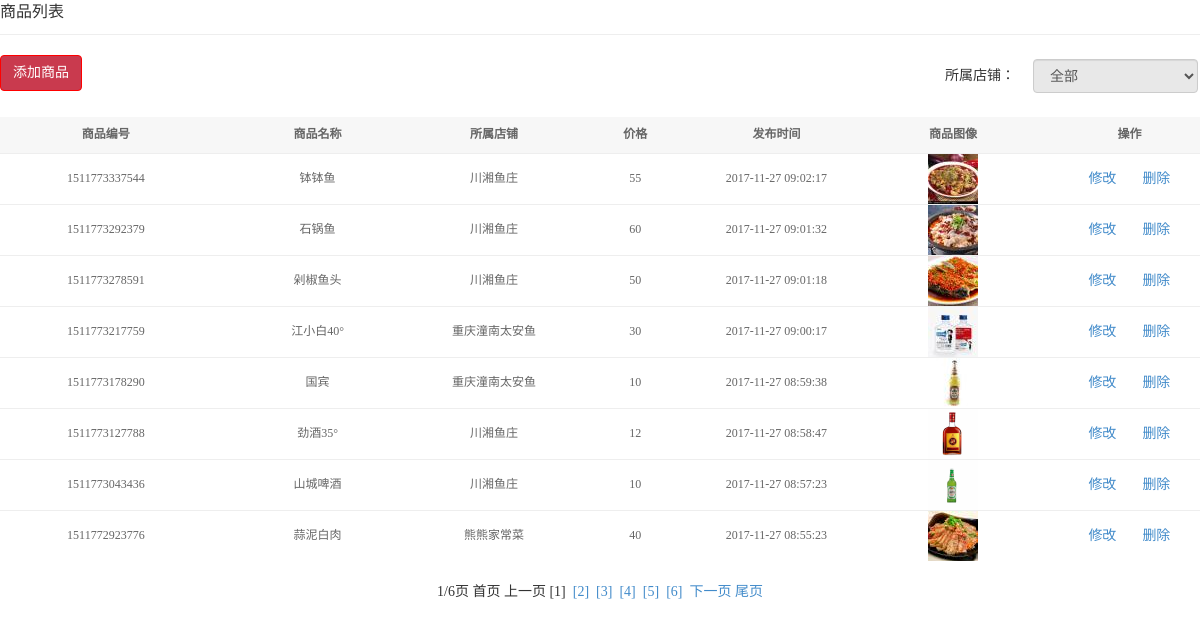
Page /admin/listPro.php (signed in) on the committed database.
### tables this page shows
CREATE TABLE `sbd_pro`  (
  `id` int(9) NOT NULL AUTO_INCREMENT,
  `pSn` varchar(13) NULL DEFAULT NULL,
  `pName` varchar(40) NULL DEFAULT NULL,
  `adminName` varchar(30) NULL DEFAULT NULL,
  `shopId` varchar(9) NULL DEFAULT NULL,
  `price` varchar(8) NULL DEFAULT NULL,
  `icon` varchar(50) NULL DEFAULT NULL,
  `pubTime` varchar(13) NULL DEFAULT NULL,
  PRIMARY KEY (`id`) USING BTREE,
  INDEX `username`(`adminName`) USING BTREE
);

CREATE TABLE `sbd_shop`  (
  `id` int(11) NOT NULL AUTO_INCREMENT,
  `adminName` varchar(20) NULL DEFAULT NULL,
  `shopId` int(9) NOT NULL,
  `shopName` varchar(20) NULL DEFAULT NULL,
  `shopTip` varchar(100) NULL DEFAULT NULL,
  `shopState` int(1) NULL DEFAULT NULL,
  `shopIcon` varchar(30) NULL DEFAULT NULL,
  `shopBlock` varchar(50) NULL DEFAULT NULL,
  `shopFloor` varchar(200) NULL DEFAULT NULL,
  PRIMARY KEY (`id`) USING BTREE
);

### lib/mysql.func.php (called while the page is built, shortened)
<?php
function connect(){
  $dsn = 'mysql:host='.DB_HOST.';dbname='.DB_DBNAME.';charset='.DB_CHARSET;
  try{
    $pdo = new PDO($dsn, DB_USER, DB_PWD);
    $pdo->query("SET NAMES utf8");
  }catch(PDOException $e){
    exit('PDO连接数据库失败：'.$e->getMessage());
  }
  return $pdo;
}
function fetchAll($sql){
	$pdo = connect();
	$stmt = $pdo->query($sql);
  $data = $stmt->fetchAll(PDO::FETCH_ASSOC);
	return $data;
}
function getResultNum($sql){
	$pdo=connect();
	$num=0;
	$stmt = $pdo->query($sql)->fetchAll(PDO::FETCH_ASSOC);
	if($stmt){
		$num=count($stmt);
	}
	return $num;
}

### admin/listPro.php (the view, shortened to what this page needs)
<?php
$adminName=$_SESSION['adminName'];
$shopId=$_GET['shopId']?$_GET['shopId']:null;
$orderBy="order by sbd_pro.pubTime desc ";
$keywords=$_REQUEST['keywords']?$_REQUEST['keywords']:null;
$where=$shopId?"where sbd_pro.shopId='{$shopId}' and sbd_pro.adminName='{$adminName}' ":"where sbd_pro.adminName='{$adminName}' ";
$sql="select * from sbd_pro {$where} ";
$totalRows=getResultNum($sql);
$pageSize=8;
$totalPage=ceil($totalRows/$pageSize);
$page=$_REQUEST['page']?(int)$_REQUEST['page']:1;
$offset=($page-1)*$pageSize;
$sql="select sbd_pro.*,sbd_shop.shopName from sbd_pro join sbd_shop on sbd_pro.shopId=sbd_shop.shopId {$where} {$orderBy} limit {$offset},{$pageSize}";
$rows=fetchAll($sql);
?>
<!doctype html>
<html>
<head>
<link rel="stylesheet" href="styles/reset.css">
<link rel="stylesheet" href="styles/bootstrap-admin.css">
<link rel="stylesheet" href="styles/backstage.css">
</head>
<body>
<span class="main-title">商品列表</span>
<div class="details">
  <div class="details_operation clearfix">
      <div class="bui_select">
          <input class="btn btn-primary" type="button" value="添加商品" class="add" onclick="addPro()">
      </div>
      <div class="fr">
          <div class="text">
              <span>所属店铺：</span>
              <div class="bui_select">
                  <select id="" class="select form-control" onchange="change(this.value)">
                  <option value="" selected='selected'>全部</option>
                  </select>
              </div>
          </div>
      </div>
  </div>
  <table  class="table  table-hover">
      <thead>
          <tr>
              <th width="15%">商品编号</th>
              <th width="15%">商品名称</th>
              <th width="10%">所属店铺</th>
              <th width="10%">价格</th>
              <th width="10%">发布时间</th>
              <th width="15%">商品图像</th>
              <th width="10%">操作</th>
          </tr>
      </thead>
      <tbody>
      <?php foreach($rows as $row):?>
          <tr align="center">
              <td><?php echo $row['pSn'];?></td>
              <td><?php echo $row['pName']; ?></td>
              <td><?php echo $row['shopName'];?></td>
              <td><?php echo $row['price'];?></td>
              <td><?php echo date("Y-m-d H:i:s",$row['pubTime']);?></td>
              <td><img src="<?php echo IMG_50.$row['icon'].'?v='.time();?>"/></td>
              <td>
              				<a class="btn btn-link" onclick="editPro(<?php echo $row['id'];?>,<?php echo $row['pSn'];?>)">修改</a><a class="btn btn-link"  onclick="delPro(<?php echo $row['id'];?>)">删除</a>
              </td>
          </tr>
         <?php  endforeach;?>
      </tbody>
  </table>
  <?php
      if($totalRows>$pageSize){
      echo showPage($page, $totalPage,"keywords={$keywords}&order={$order}&shopId={$shopId}");
      }
  ?>
                </div>
</body>
</html>

### lib/page.func.php
<?php
function showPage($page,$totalPage,$where=null,$sep="&nbsp;"){
	$where=($where==null)?null:"&".$where;
	$url = $_SERVER ['PHP_SELF'];
	$index = ($page == 1) ? "首页" : "<a class='page-first' href='{$url}?page=1{$where}'>首页</a>";
	$last = ($page == $totalPage) ? "尾页" : "<a class='page-end' href='{$url}?page={$totalPage}{$where}'>尾页</a>";
	$prevPage=($page>=1)?$page-1:1;
	$nextPage=($Page>=$totalPage)?$totalPage:$page+1;
	$prev = ($page == 1) ? "上一页" : "<a class='page-pre' href='{$url}?page={$prevPage}{$where}'>上一页</a>";
	$next = ($page == $totalPage) ? "下一页" : "<a class='page-next' href='{$url}?page={$nextPage}{$where}'>下一页</a>";
	$str = "{$page}/{$totalPage}页";
	for($i = 1; $i <= $totalPage; $i ++) {
		if ($page == $i) {
			$p .= "[{$i}] &nbsp;";
		} else {
			$p .= "<a class='page-num' href='{$url}?page={$i}{$where}'>[{$i}]</a> &nbsp;";
		}
	}
 	$pageStr='<center>'.$str.$sep . $index .$sep. $prev.$sep . $p . $next.$sep . $last.'</center>';
 	return $pageStr;
}

### admin/styles/backstage.css (style rules this page uses)
* { margin: 0;padding: 0; }
input,select,textarea { outline: none;border: none; background: none; }
input { height:36px;line-height:36px; }
input[type="text"],input[type="password"],select { width:100%;height:36px;padding:0 10px; }
a,a:hover { text-decoration: none; }
.clearfix:after , .clearfix:before { content: ""; display: table; }
.clearfix:after { clear: both; }
.clearfix { zoom:1; }
.fr { float: right; }
body { font-family: Microsoft Yahei; font-size: 14px; line-height: 1.5; min-width: 1000px; }
.main-title { width:100%;display:block;margin-bottom: 20px;padding-bottom: 10px;border-bottom: 1px #eee solid;font-size: 16px;color:#333; }
.details_operation { margin-bottom: 20px; }
.details { width:100%; font-family: "微软雅黑"; }
.bui_select { float: left; }
.select { font-family: "微软雅黑"; font-size: 14px; margin: 4px 8px;background-color: #e8e8e8; }
.text { float: left; padding-right: 10px; display: inline; }
.text span { line-height: 42px; font-size: 14px; float:left; margin-right: 10px; }
.table { font-size:12px;color:#666; }
.table th { font-weight:700;background-color: #f7f7f7;height:36px; }
.table thead { border:none; }
.table td { vertical-align: middle; }

### rows in the picture
sbd_pro: pSn "1511773337544", pName "钵钵鱼", sbd_shop.shopName "川湘鱼庄", price "55", pubTime "2017-11-27 09:02:17", icon (picture)
sbd_pro: pSn "1511773292379", pName "石锅鱼", sbd_shop.shopName "川湘鱼庄", price "60", pubTime "2017-11-27 09:01:32", icon (picture)
sbd_pro: pSn "1511773278591", pName "剁椒鱼头", sbd_shop.shopName "川湘鱼庄", price "50", pubTime "2017-11-27 09:01:18", icon (picture)
sbd_pro: pSn "1511773217759", pName "江小白40°", sbd_shop.shopName "重庆潼南太安鱼", price "30", pubTime "2017-11-27 09:00:17", icon (picture)
sbd_pro: pSn "1511773178290", pName "国宾", sbd_shop.shopName "重庆潼南太安鱼", price "10", pubTime "2017-11-27 08:59:38", icon (picture)
sbd_pro: pSn "1511773127788", pName "劲酒35°", sbd_shop.shopName "川湘鱼庄", price "12", pubTime "2017-11-27 08:58:47", icon (picture)
sbd_pro: pSn "1511773043436", pName "山城啤酒", sbd_shop.shopName "川湘鱼庄", price "10", pubTime "2017-11-27 08:57:23", icon (picture)
sbd_pro: pSn "1511772923776", pName "蒜泥白肉", sbd_shop.shopName "熊熊家常菜", price "40", pubTime "2017-11-27 08:55:23", icon (picture)

### other values in the picture
$str "1/6页"
